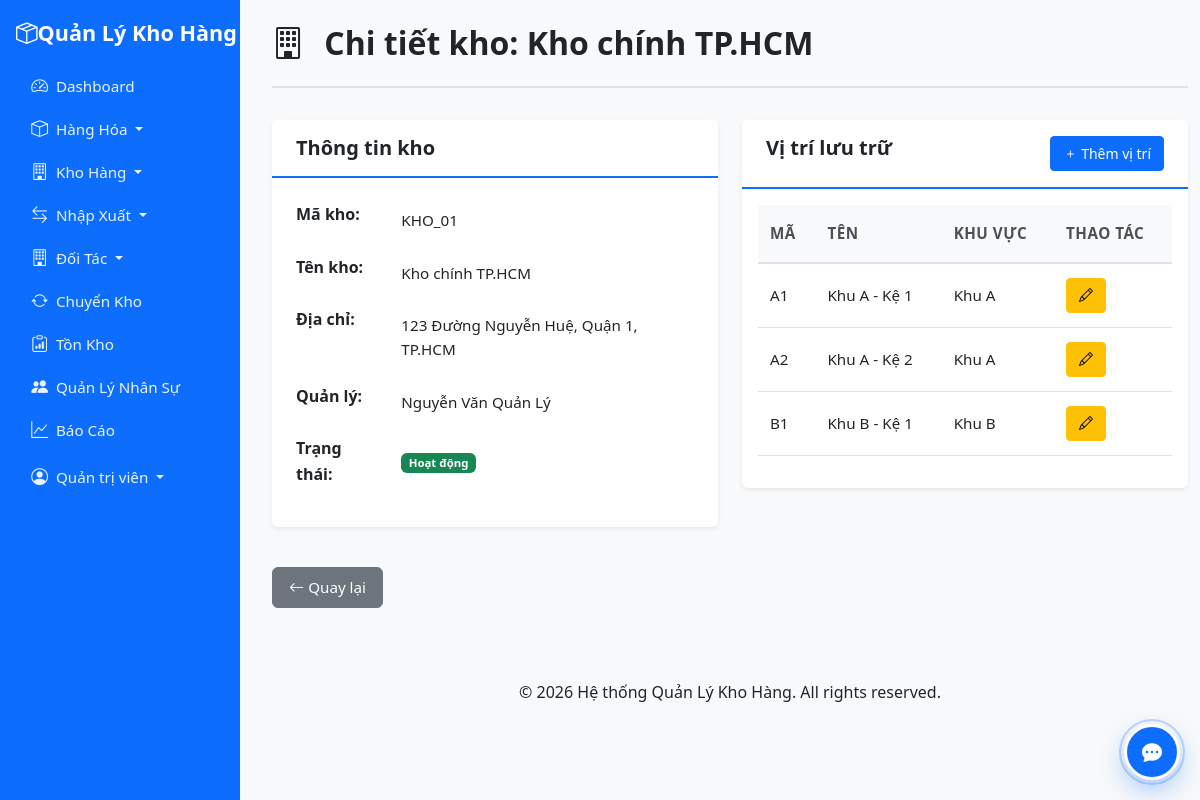
Page /modules/warehouses/view.php?id=1 (signed in) on the committed database.
### tables this page shows
CREATE TABLE `warehouses` (
  `id` int(11) NOT NULL,
  `code` varchar(50) NOT NULL,
  `name` varchar(100) NOT NULL,
  `address` text DEFAULT NULL,
  `latitude` decimal(10,7) DEFAULT NULL,
  `longitude` decimal(10,7) DEFAULT NULL,
  `manager_id` int(11) DEFAULT NULL,
  `status` tinyint(1) DEFAULT 1,
  `created_at` timestamp NOT NULL DEFAULT current_timestamp()
);

CREATE TABLE `users` (
  `id` int(11) NOT NULL,
  `username` varchar(50) NOT NULL,
  `password` varchar(255) NOT NULL,
  `full_name` varchar(100) NOT NULL,
  `email` varchar(100) DEFAULT NULL,
  `phone` varchar(20) DEFAULT NULL,
  `role` enum('admin','quanly_kho','nhanvien_nhapkho','ketoan') DEFAULT 'nhanvien_nhapkho',
  `status` tinyint(1) DEFAULT 1,
  `created_at` timestamp NOT NULL DEFAULT current_timestamp(),
  `updated_at` timestamp NOT NULL DEFAULT current_timestamp() ON UPDATE current_timestamp()
);

CREATE TABLE `storage_locations` (
  `id` int(11) NOT NULL,
  `warehouse_id` int(11) NOT NULL,
  `code` varchar(50) NOT NULL,
  `name` varchar(100) NOT NULL,
  `area` varchar(100) DEFAULT NULL,
  `shelf` varchar(100) DEFAULT NULL,
  `room` varchar(100) DEFAULT NULL,
  `description` text DEFAULT NULL,
  `status` tinyint(1) DEFAULT 1,
  `created_at` timestamp NOT NULL DEFAULT current_timestamp()
);

### modules/warehouses/view.php (the view, shortened to what this page needs)
<?php
$id = $_GET['id'] ?? 0;
$db = getDB();
$stmt = $db->prepare("SELECT w.*, u.full_name as manager_name
    FROM warehouses w
    LEFT JOIN users u ON w.manager_id = u.id
    WHERE w.id = ?");
$stmt->execute([$id]);
$warehouse = $stmt->fetch();
$stmt = $db->prepare("SELECT * FROM storage_locations WHERE warehouse_id = ? ORDER BY code");
$stmt->execute([$id]);
$locations = $stmt->fetchAll();
include '../../includes/header.php';
?>
<div class="container-fluid mt-4">
    <div class="page-header">
        <h1><i class="bi bi-building"></i> Chi tiết kho: <?php echo htmlspecialchars($warehouse['name']); ?></h1>
    </div>
    <div class="row">
        <div class="col-md-6">
            <div class="card">
                <div class="card-header">
                    <h5 class="mb-0">Thông tin kho</h5>
                </div>
                <div class="card-body">
                    <table class="table table-borderless">
                        <tr><th>Mã kho:</th><td><?php echo htmlspecialchars($warehouse['code']); ?></td></tr>
                        <tr><th>Tên kho:</th><td><?php echo htmlspecialchars($warehouse['name']); ?></td></tr>
                        <tr><th>Địa chỉ:</th><td><?php echo htmlspecialchars($warehouse['address'] ?? ''); ?></td></tr>
                        <tr><th>Quản lý:</th><td><?php echo htmlspecialchars($warehouse['manager_name'] ?? 'N/A'); ?></td></tr>
                        <tr><th>Trạng thái:</th><td>
                            <?php if ($warehouse['status']): ?>
                                <span class="badge bg-success">Hoạt động</span>
                            <?php else: ?>
                                <span class="badge bg-danger">Ngừng</span>
                            <?php endif; ?>
                        </td></tr>
                    </table>
                </div>
            </div>
        </div>
        <div class="col-md-6">
            <div class="card">
                <div class="card-header d-flex justify-content-between">
                    <h5 class="mb-0">Vị trí lưu trữ</h5>
                    <a href="../storage_locations/add.php?warehouse_id=<?php echo $id; ?>" class="btn btn-sm btn-primary">
                        <i class="bi bi-plus"></i> Thêm vị trí
                    </a>
                </div>
                <div class="card-body">
                    <?php if (empty($locations)): ?>
                    <p class="text-muted">Chưa có vị trí lưu trữ</p>
                    <?php else: ?>
                    <div class="table-responsive">
                        <table class="table table-sm">
                            <thead>
                                <tr>
                                    <th>Mã</th>
                                    <th>Tên</th>
                                    <th>Khu vực</th>
                                    <th>Thao tác</th>
                                </tr>
                            </thead>
                            <tbody>
                                <?php foreach ($locations as $loc): ?>
                                <tr>
                                    <td><?php echo htmlspecialchars($loc['code']); ?></td>
                                    <td><?php echo htmlspecialchars($loc['name']); ?></td>
                                    <td><?php echo htmlspecialchars($loc['area'] ?? ''); ?></td>
                                    <td>
                                        <a href="../storage_locations/edit.php?id=<?php echo $loc['id']; ?>" class="btn btn-sm btn-warning">
                                            <i class="bi bi-pencil"></i>
                                        </a>
                                    </td>
                                </tr>
                                <?php endforeach; ?>
                            </tbody>
                        </table>
                    </div>
                    <?php endif; ?>
                </div>
            </div>
        </div>
    </div>
    <div class="mt-3">
        <a href="index.php" class="btn btn-secondary">
            <i class="bi bi-arrow-left"></i> Quay lại
        </a>
    </div>
</div>
<?php include '../../includes/footer.php'; ?>

### assets/css/style.css (style rules this page uses)
:root { --primary-color: #0d6efd; --secondary-color: #6c757d; --success-color: #198754; --danger-color: #dc3545; --warning-color: #ffc107; --info-color: #0dcaf0; }
body { font-family: 'Segoe UI', Tahoma, Geneva, Verdana, sans-serif; background-color: #f8f9fa; font-size: 1rem; line-height: 1.6; }
@media (min-width: 992px) { body.has-sidebar { padding-left: 260px; } }
.card { border: none; box-shadow: 0 0.125rem 0.25rem rgba(0, 0, 0, 0.075); margin-bottom: 1.5rem; }
.card-header { background-color: #fff; border-bottom: 2px solid var(--primary-color); font-weight: 600; font-size: 1.1rem; padding: 1rem 1.5rem; }
.card-header h5 { font-size: 1.25rem; font-weight: 600; margin: 0; }
.table { background-color: #fff; }
.table thead th { background-color: #f8f9fa; border-bottom: 2px solid #dee2e6; font-weight: 600; font-size: 0.95rem; padding: 1rem 0.75rem; text-transform: uppercase; letter-spacing: 0.5px; color: #495057; }
.table tbody td { padding: 0.875rem 0.75rem; font-size: 0.95rem; vertical-align: middle; }
.badge { padding: 0.35em 0.65em; }
.page-header { margin-bottom: 2rem; padding-bottom: 1rem; border-bottom: 2px solid #dee2e6; }
.page-header h1 { margin-bottom: 0.5rem; font-size: 2rem; font-weight: 600; color: #212529; }
.page-header h1 i { margin-right: 0.75rem; font-size: 2rem; }
h1, h2, h3, h4, h5, h6 { font-weight: 600; color: #212529; }
h1 { font-size: 2rem; }
h5 { font-size: 1.1rem; }
.btn { font-weight: 500; padding: 0.5rem 1rem; font-size: 0.95rem; }
.btn-sm { padding: 0.375rem 0.75rem; font-size: 0.875rem; }

### rows in the picture
warehouses: name "Kho chính TP.HCM", code "KHO_01", address "123 Đường Nguyễn Huệ, Quận 1, TP.HCM", manager.full_name "Nguyễn Văn Quản Lý"
storage_locations: code "A1", name "Khu A - Kệ 1", area "Khu A"
storage_locations: code "A2", name "Khu A - Kệ 2", area "Khu A"
storage_locations: code "B1", name "Khu B - Kệ 1", area "Khu B"

### other values in the picture
$_SESSION['full_name'] "Quản trị viên"
